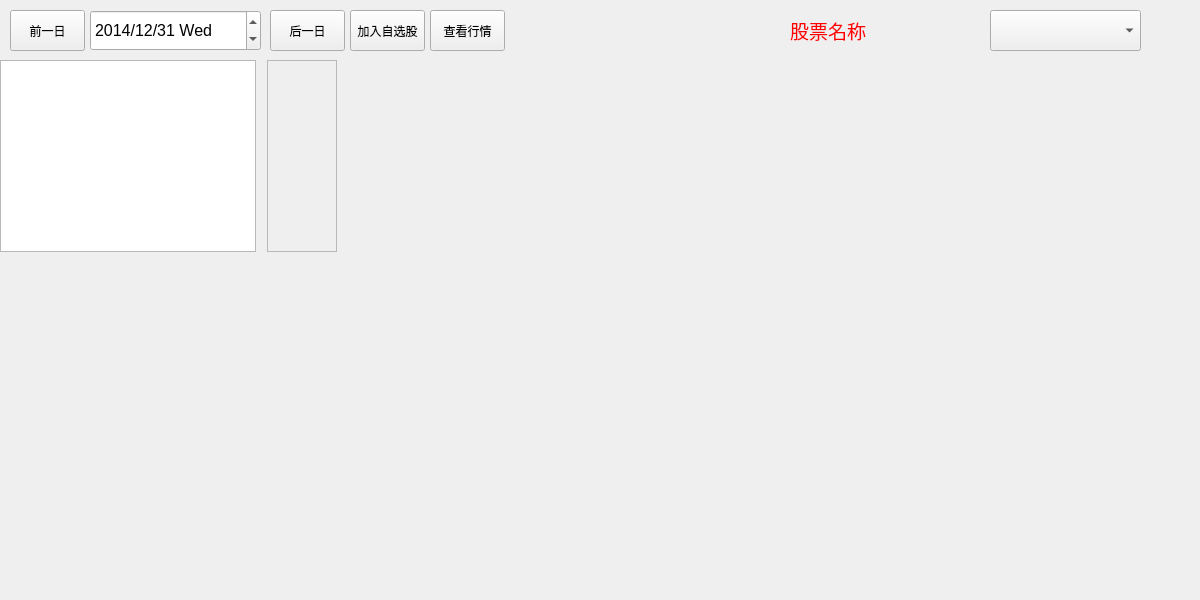
<?xml version="1.0" encoding="UTF-8"?>
<ui version="4.0">
 <class>ClassTabOne</class>
 <widget class="QWidget" name="ClassTabOne">
  <property name="geometry">
   <rect>
    <x>0</x>
    <y>0</y>
    <width>1200</width>
    <height>600</height>
   </rect>
  </property>
  <property name="windowTitle">
   <string>Form</string>
  </property>
  <property name="styleSheet">
   <string notr="true"/>
  </property>
  <widget class="QWidget" name="layoutWidget">
   <property name="geometry">
    <rect>
     <x>0</x>
     <y>60</y>
     <width>325</width>
     <height>194</height>
    </rect>
   </property>
   <layout class="QHBoxLayout" name="horizontalLayout_3">
    <property name="sizeConstraint">
     <enum>QLayout::SetFixedSize</enum>
    </property>
    <item>
     <widget class="QTableView" name="tableView1">
      <property name="sizePolicy">
       <sizepolicy hsizetype="Expanding" vsizetype="Expanding">
        <horstretch>0</horstretch>
        <verstretch>0</verstretch>
       </sizepolicy>
      </property>
     </widget>
    </item>
    <item>
     <spacer name="horizontalSpacer">
      <property name="orientation">
       <enum>Qt::Horizontal</enum>
      </property>
      <property name="sizeHint" stdset="0">
       <size>
        <width>5</width>
        <height>20</height>
       </size>
      </property>
     </spacer>
    </item>
    <item>
     <widget class="QScrollArea" name="scrollArea">
      <property name="minimumSize">
       <size>
        <width>0</width>
        <height>0</height>
       </size>
      </property>
      <property name="widgetResizable">
       <bool>true</bool>
      </property>
      <widget class="QWidget" name="scrollAreaWidgetContents">
       <property name="geometry">
        <rect>
         <x>0</x>
         <y>0</y>
         <width>60</width>
         <height>190</height>
        </rect>
       </property>
      </widget>
     </widget>
    </item>
   </layout>
  </widget>
  <widget class="QPushButton" name="pushButton_4">
   <property name="geometry">
    <rect>
     <x>270</x>
     <y>10</y>
     <width>75</width>
     <height>41</height>
    </rect>
   </property>
   <property name="text">
    <string>后一日</string>
   </property>
  </widget>
  <widget class="QPushButton" name="pushButton_3">
   <property name="geometry">
    <rect>
     <x>10</x>
     <y>10</y>
     <width>75</width>
     <height>41</height>
    </rect>
   </property>
   <property name="text">
    <string>前一日</string>
   </property>
  </widget>
  <widget class="QDateEdit" name="dateEdit">
   <property name="geometry">
    <rect>
     <x>90</x>
     <y>10</y>
     <width>171</width>
     <height>41</height>
    </rect>
   </property>
   <property name="font">
    <font>
     <pointsize>12</pointsize>
    </font>
   </property>
   <property name="dateTime">
    <datetime>
     <hour>0</hour>
     <minute>0</minute>
     <second>0</second>
     <year>2014</year>
     <month>12</month>
     <day>31</day>
    </datetime>
   </property>
   <property name="displayFormat">
    <string>yyyy/M/d ddd</string>
   </property>
  </widget>
  <widget class="QPushButton" name="pushButton">
   <property name="geometry">
    <rect>
     <x>350</x>
     <y>10</y>
     <width>75</width>
     <height>41</height>
    </rect>
   </property>
   <property name="styleSheet">
    <string notr="true"/>
   </property>
   <property name="text">
    <string>加入自选股</string>
   </property>
  </widget>
  <widget class="QPushButton" name="pushButton_2">
   <property name="geometry">
    <rect>
     <x>430</x>
     <y>10</y>
     <width>75</width>
     <height>41</height>
    </rect>
   </property>
   <property name="text">
    <string>查看行情</string>
   </property>
  </widget>
  <widget class="QComboBox" name="comboBox">
   <property name="geometry">
    <rect>
     <x>990</x>
     <y>10</y>
     <width>151</width>
     <height>41</height>
    </rect>
   </property>
   <property name="minimumSize">
    <size>
     <width>100</width>
     <height>0</height>
    </size>
   </property>
   <property name="font">
    <font>
     <pointsize>14</pointsize>
    </font>
   </property>
  </widget>
  <widget class="QLabel" name="labelStockNow">
   <property name="geometry">
    <rect>
     <x>790</x>
     <y>10</y>
     <width>191</width>
     <height>41</height>
    </rect>
   </property>
   <property name="font">
    <font>
     <pointsize>14</pointsize>
    </font>
   </property>
   <property name="styleSheet">
    <string notr="true">color:red;</string>
   </property>
   <property name="text">
    <string>股票名称</string>
   </property>
  </widget>
 </widget>
 <resources/>
 <connections/>
</ui>
